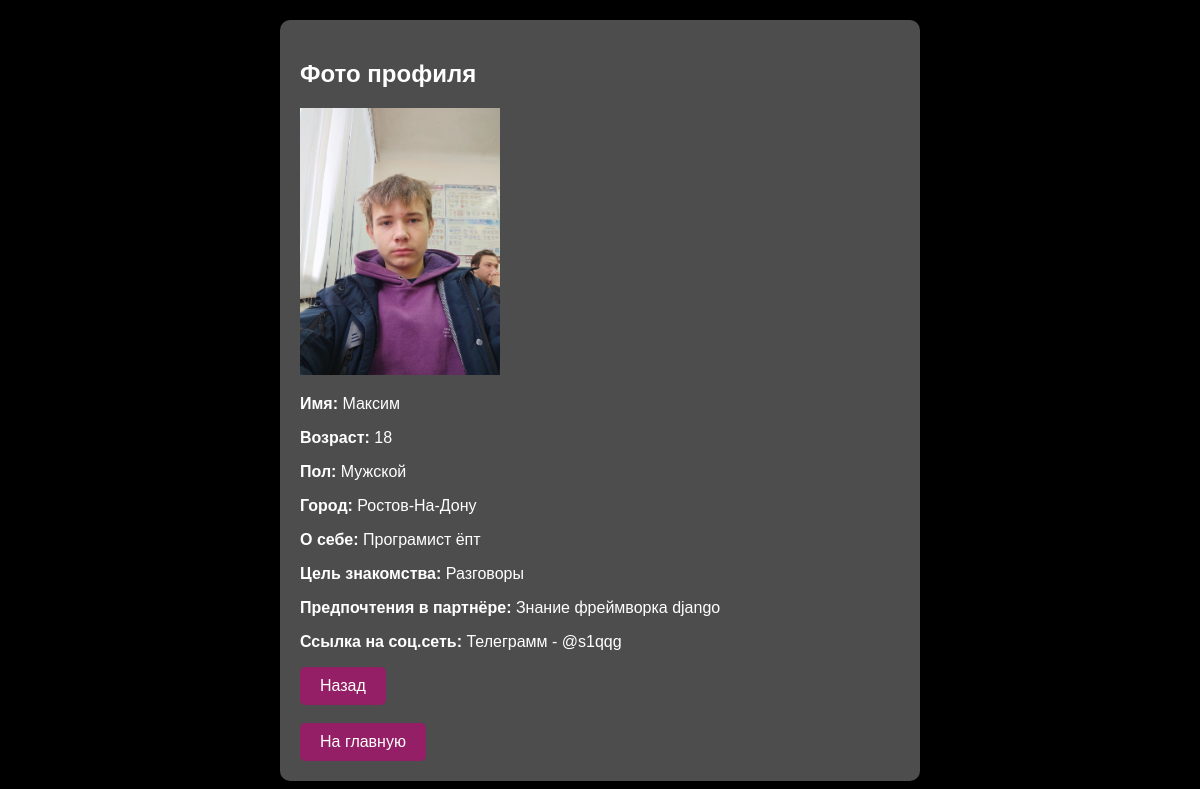
The page /profile/4/ on the database its author committed.
### blog/models.py (models this page shows, shortened)
class Profile(models.Model):
    age = models.PositiveIntegerField(default=18,validators = [MaxValueValidator(100),MinValueValidator(18)])
    sity = models.ForeignKey(Sity, on_delete=models.CASCADE, blank=True, null=True, related_name='residents')
    about_me = models.TextField(blank=True, null=True)
    gender = models.ForeignKey(Gender, on_delete=models.CASCADE, blank=True, null=True, related_name='gena')
    user = models.OneToOneField(User, on_delete=models.CASCADE, related_name='profile')
    image = models.ImageField(upload_to='profile_images/', blank=True, null=True)
    the_purpose_of_dating = models.ForeignKey(The_purpose_of_dating, on_delete=models.CASCADE, blank=True, null=True, related_name='zel')
    preferences = models.TextField(blank=True, null=True)
    message = models.CharField(max_length=200, default="Не указано")

class Gender(models.Model):
    title = models.CharField(max_length=20)
    def __str__(self):
        return self.title

class Sity(models.Model):
    title = models.CharField(max_length=100)
    def __str__(self):
        return self.title

class The_purpose_of_dating(models.Model):
    title = models.CharField(max_length=50)
    def __str__(self):
        return self.title

### blog/views.py (the view)
# urls.py: path('profile/<int:user_id>/', views.user_profile, name='user_profile'),
def user_profile(request, user_id):
    user = get_object_or_404(Profile, id = user_id )
    return render(request, 'user_profile.html', {'user':user})

### blog/templates/user_profile.html (shortened to what this page needs)
{% extends "base.html" %}
{% block content %}
<div class="profile">
    <h2>Фото профиля</h2>
    {% if user.image %}
        <img src="{{ user.image.url }}" alt="Фото профиля" style="max-width: 200px;">
    {% else %}
        <p>Фото профиля отсутствует.</p>
    {% endif %}
    <p><strong>Имя: </strong>{{ user.user }}</p>
    <p><strong>Возраст: </strong>{{ user.age }}</p>
    <p><strong>Пол: </strong>{{ user.gender }}</p>
    <p><strong>Город: </strong>{{ user.sity }}</p>
    <p><strong>О себе: </strong>{{ user.about_me }}</p>
    <p><strong>Цель знакомства: </strong>{{ user.the_purpose_of_dating }}</p>
    <p><strong>Предпочтения в партнёре: </strong>{{ user.preferences }}</p>
    <p><strong>Ссылка на соц.сеть: </strong>{{ user.message }}</p>
    <form method="post" action="{% url 'user_list' %}">
        <button type="submit">Назад</button>
    </form><br>
    <form method="post" action="{% url 'home' %}">
        <button type="submit">На главную</button>
    </form>
</div>
{% endblock %}

### blog/templates/base.html (style rules this page uses)
body { font-family: Arial, sans-serif; background-color: #000000; color: #333; margin: 0; padding: 0; }
.profile { background-color: #4d4d4d; color: #fff; padding: 20px; border-radius: 10px; box-shadow: 0 0 10px rgba(0, 0, 0, 0.1); max-width: 600px; margin: 0 auto; }
button { background-color: #951f66; color: #fff; border: none; padding: 10px 20px; font-size: 16px; cursor: pointer; border-radius: 5px; transition: background 0.3s ease; }

### rows shown on the page
Profile: image (picture), user "Максим", age "18", gender "Мужской", sity "Ростов-На-Дону", about_me "Програмист ёпт", the_purpose_of_dating "Разговоры", preferences "Знание фреймворка django", message "Телеграмм - @s1qqg"
